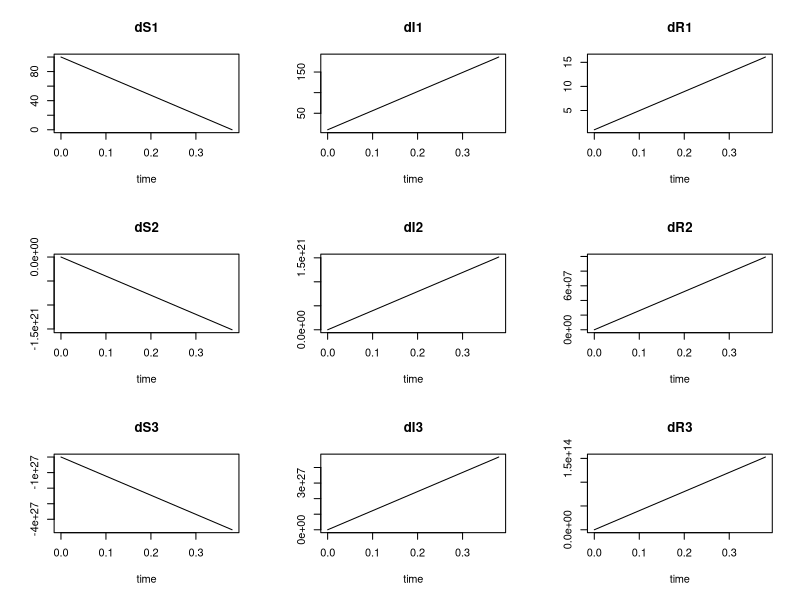
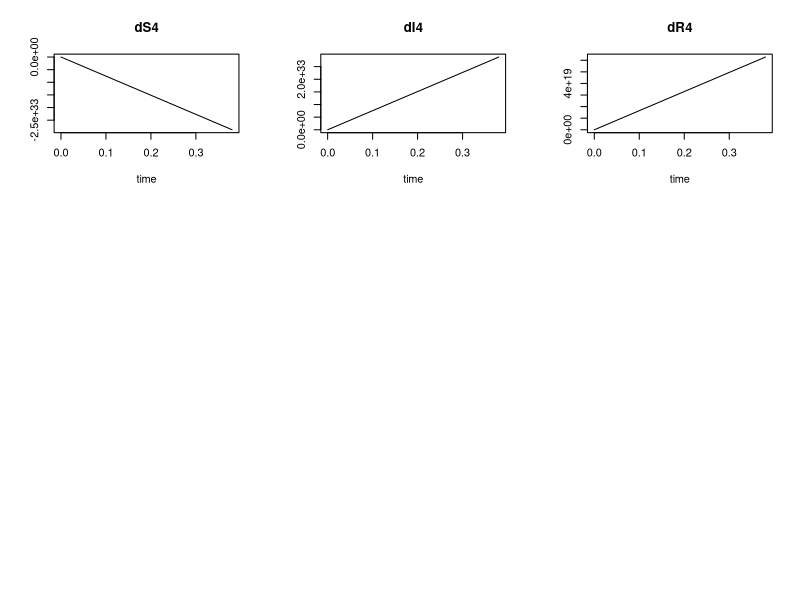

These figures' R source, in order:
## ---- chunk 1
install.packages('deSolve')
library(deSolve)
## ---- chunk 2
model <- function(t, y, parms){
  dS1 <- -parms[1] * y[1] * sum(y[2], y[5], y[8], y[11]) + parms[4] * sum(y[1:12]) - parms[5] * y[1]
  dI1 <- parms[1] * y[1] * sum(y[2], y[5], y[8], y[11]) - parms[2] * y[2] - parms[5] * y[2]
  dR1 <- parms[2] * y[2] - parms[5] * y[3] - parms[3] * y[3]
  dS2 <- (-3/4) * parms[1] * y[3] * sum(y[2], y[5], y[8], y[11]) + parms[3] * y[3] - parms[5] * y[4]
  dI2 <- (3/4) * parms[1] * y[3] * sum(y[2], y[5], y[8], y[11]) - parms[2] * y[5] - parms[5] * y[5]
  dR2 <- parms[2] * y[5] - parms[3] * y[6] - parms[5] * y[6]
  dS3 <- (-1/2) * parms[1] * y[6] * sum(y[2], y[5], y[8], y[11]) + parms[3] * y[6] - parms[5] * y[7]
  dI3 <- (1/2) * parms[1] * y[6] * sum(y[2], y[5], y[8], y[11]) - parms[2] * y[8] - parms[5] * y[8]
  dR3 <- parms[2] * y[8] - parms[3] * y[9] - parms[5] * y[9]
  dS4 <- (-1/4) * parms[1] * y[9] * sum(y[2], y[5], y[8], y[11]) + parms[3] * y[9] - parms[5] * y[10]
  dI4 <- (1/4) * parms[1] * y[9] * sum(y[2], y[5], y[8], y[11]) - parms[2] * y[11] - parms[5] * y[11]
  dR4 <- parms[2] * y[11] - parms[5] * y[12]
  list(c(dS1, dI1, dR1,
         dS2, dI2, dR2,
         dS3, dI3, dR3,
         dS4, dI4, dR4))
}

## ---- chunk 3
y_init <- c(dS1 = 100, dI1 = 10, dR1 = 1,
         dS2 = 100, dI2 = 10, dR2 = 1,
         dS3 = 100, dI3 = 10, dR3 = 1,
         dS4 = 100, dI4 = 10, dR4 = 1)

times <- seq(from = 0, to = 365 * 30, by = 1)

parms <- c(beta = 1,
           gamma = 0.5,
           sigma = 1,
           mu = 6.02 * 10^-4 / 7,
           delta = 7.167 * 10^-6)
## ---- chunk 4
out <- ode(times = times, y = y_init, func = model, parms = parms)
## ---- chunk 5
plot(out)
